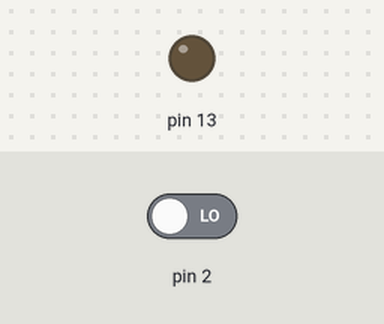
This sketch was run on a simulated Arduino Uno, built with avr-gcc and run on an emulated ATmega328P. On the bench: output pins drawn as LEDs (lit = HIGH). Inputs (shaded band) come from the test bench; at power-on: pin 2 LOW.

Above: at 1.2 s.
1.3 s: pin 2 driven HIGH
At 2.0 s:
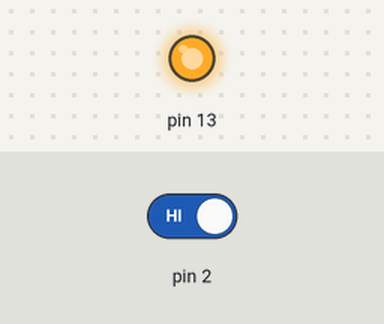
2.8 s: pin 2 driven LOW
At 3.1 s:
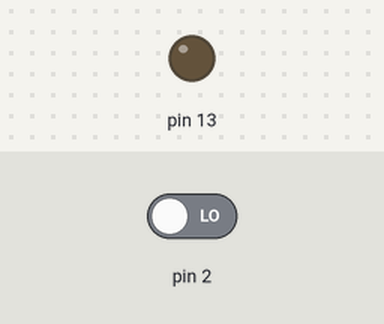
Timing chart, 0 to 5.8 s (numbered marks = the images above; inputs shaded):
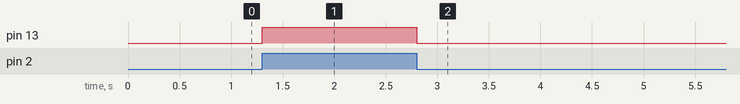

The sketch:

First_code.ino
```cpp
//Initializing a variable to store the value of the button state
int state = 0;

// the setup function runs once when you press reset or power the board
void setup() {
  // initialize digital I/O pins
  pinMode(2, INPUT);
  pinMode(13, OUTPUT);
}

// the loop function runs over and over again forever
void loop() {

  state = digitalRead(2);
  if ( state == HIGH )
    digitalWrite(13, HIGH);
  else
    digitalWrite(13, LOW);
}
```

Measured:
- after the input at 1.3 s, pin 13: LOW → HIGH at once
- after the input at 2.8 s, pin 13: HIGH → LOW at once
